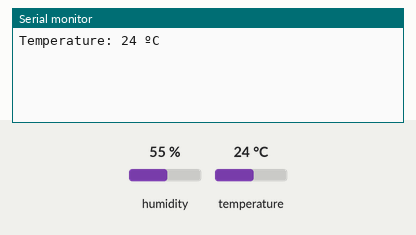
This sketch was run on a simulated Arduino Uno, built with avr-gcc and run on an emulated ATmega328P. Shown: the last lines printed to the serial monitor. Inputs (shaded band) come from the test bench; at power-on: temperature 24 °C, humidity 55 %.

Above: at 3.3 s.
3.4 s: temperature set to 12 °C
At 5.8 s:
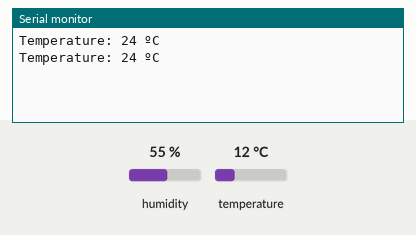
6.7 s: temperature set to 19 °C
At 8.6 s:
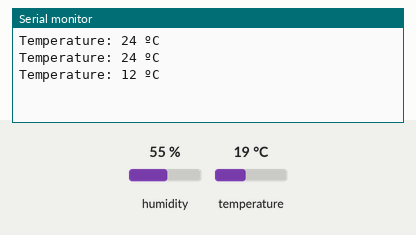
Timing chart, 0 to 10.1 s (numbered marks = the images above; inputs shaded):
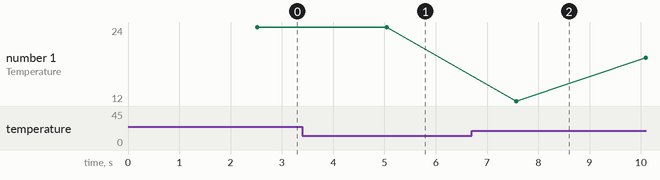

Measured:
- plotted number 1: 24 → 19 after the input at 6.7 s

The sketch:

SendTemperature.ino
```cpp
#include <SoftwareSerial.h>
#include <DHT11.h>
DHT11 dht11(2);

SoftwareSerial mySerial(7, 8); // RX, TX
// Connect HM10      Arduino Uno
//     Pin 1/TXD          Pin 7
//     Pin 2/RXD          Pin 8

void setup() {
  Serial.begin(9600);
  // If the baudrate of the HM-10 module has been updated,
  // you may need to change 9600 by another value
  // Once you have found the correct baudrate,
  // you can update it using AT+BAUDx command
  // e.g. AT+BAUD0 for 9600 bauds
  mySerial.begin(9600);
}

void loop() {

  int temperature = dht11.readTemperature();

  delay(2000);

  Serial.print("Temperature: ");
  Serial.print(temperature);
  Serial.println(" ºC ");
  mySerial.write(temperature);
}
```
